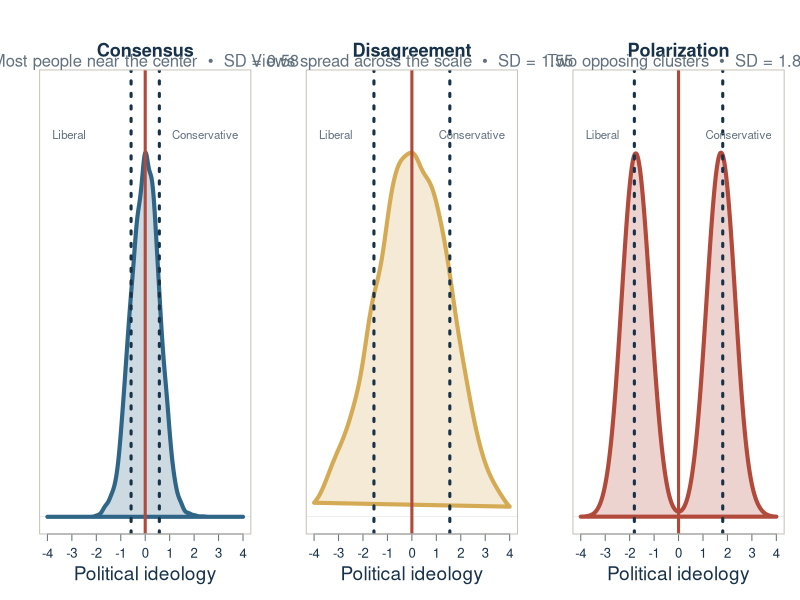
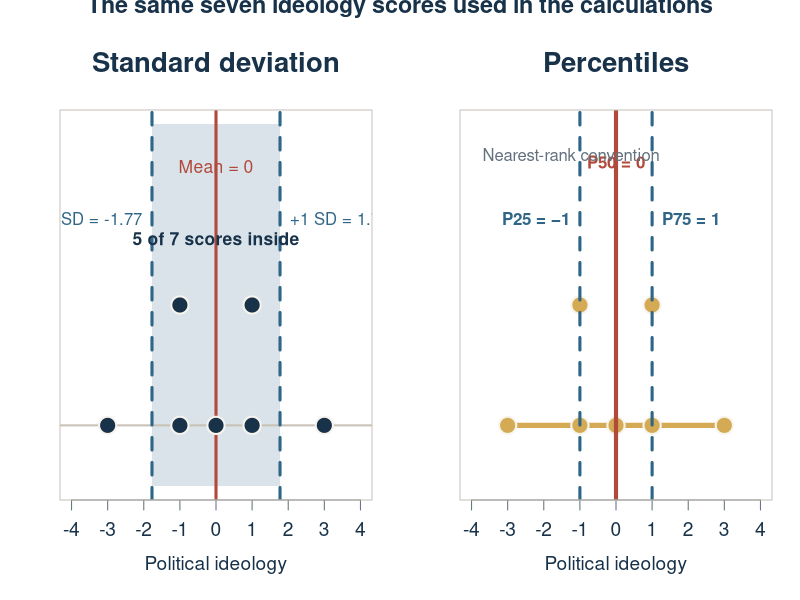
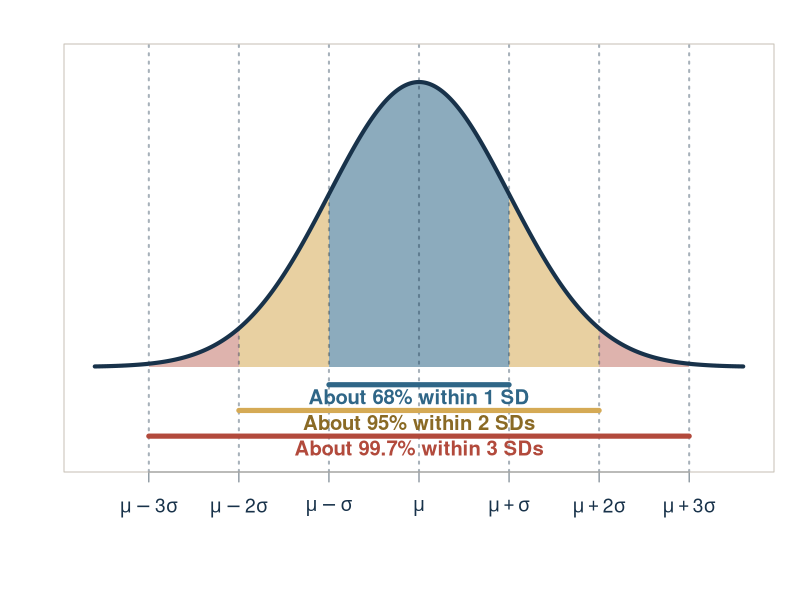
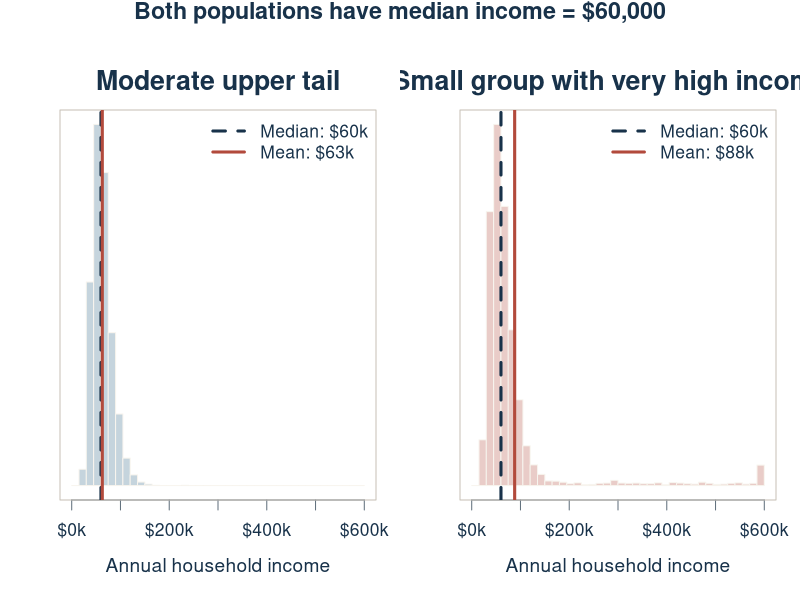

The R script that drew these images, in order:
set.seed(522)

paper <- "#f7f4ee"
navy <- "#18324a"
blue <- "#2f6687"
rust <- "#b24a3c"
gold <- "#d5aa55"
muted <- "#62717d"

dir.create("assets", showWarnings = FALSE)

draw_density <- function(x, main, subtitle, color, xlim = c(-4, 4)) {
  d <- density(x, from = xlim[1], to = xlim[2], n = 512)
  x_mean <- mean(x)
  x_sd <- sqrt(mean((x - x_mean)^2))
  plot(d, type = "n", xlim = xlim, ylim = c(0, max(d$y) * 1.18),
       axes = FALSE, xlab = "", ylab = "", main = "")
  polygon(d$x, d$y, col = adjustcolor(color, alpha.f = 0.24), border = color, lwd = 4)
  abline(v = x_mean, col = rust, lwd = 3)
  abline(v = x_mean + c(-1, 1) * x_sd, col = navy, lwd = 3, lty = 3)
  axis(1, at = -4:4, labels = -4:4, col.axis = navy, col = muted, cex.axis = 1.2)
  axis(2, labels = FALSE, tick = FALSE, col = muted)
  box(col = "#c8c2b7")
  title(main = main, col.main = navy, font.main = 2, cex.main = 1.65, line = 1)
  mtext(sprintf("%s  •  SD = %.2f", subtitle, x_sd),
        side = 3, line = 0.05, col = muted, cex = 1.0)
  mtext("Political ideology", side = 1, line = 2.7, col = navy, cex = 1.15)
  text(-3.8, max(d$y) * 1.05, "Liberal", adj = 0, col = muted, cex = 1.05)
  text(3.8, max(d$y) * 1.05, "Conservative", adj = 1, col = muted, cex = 1.05)
}

n <- 5000
consensus <- rnorm(n, 0, 0.58)
dispersed <- rnorm(n, 0, 1.55)
polarized <- c(rnorm(n / 2, -1.75, 0.48), rnorm(n / 2, 1.75, 0.48))
consensus <- consensus - mean(consensus)
dispersed <- dispersed - mean(dispersed)
polarized <- polarized - mean(polarized)

png("assets/political-beliefs-same-mean.png", width = 1800, height = 720, res = 150, bg = paper)
par(mfrow = c(1, 3), mar = c(5, 3, 4.5, 1.2), oma = c(0, 0, 0.8, 0), family = "sans")
draw_density(consensus, "Consensus", "Most people near the center", blue)
draw_density(dispersed, "Disagreement", "Views spread across the scale", gold)
draw_density(polarized, "Polarization", "Two opposing clusters", rust)
dev.off()

ideology <- c(-3, -1, -1, 0, 1, 1, 3)
ideology_mean <- mean(ideology)
ideology_sd <- sqrt(mean((ideology - ideology_mean)^2))
nearest_rank <- function(p, x) sort(x)[ceiling(p * length(x))]
q <- vapply(c(.25, .50, .75), nearest_rank, numeric(1), x = ideology)
dots_y <- c(1, 1, 2, 1, 1, 2, 1)

png("assets/ideology-sd-percentiles.png", width = 1800, height = 780, res = 150, bg = paper)
par(mfrow = c(1, 2), mar = c(5, 3, 4.8, 1.4), oma = c(0, 0, 0.7, 0), family = "sans")

plot(NA, xlim = c(-4, 4), ylim = c(0.5, 3.5), axes = FALSE,
     xlab = "", ylab = "", main = "")
rect(-ideology_sd, 0.5, ideology_sd, 3.5, col = adjustcolor(blue, alpha.f = 0.18), border = NA)
abline(h = 1, col = "#c8c2b7", lwd = 2)
abline(v = ideology_mean, col = rust, lwd = 3)
abline(v = c(-ideology_sd, ideology_sd), col = blue, lwd = 3, lty = 2)
points(ideology, dots_y, pch = 21, bg = navy, col = paper, cex = 2.3, lwd = 2)
axis(1, at = -4:4, col.axis = navy, col = muted, cex.axis = 1.15)
axis(2, labels = FALSE, tick = FALSE, col = muted)
box(col = "#c8c2b7")
title(main = "Standard deviation", col.main = navy, font.main = 2, cex.main = 1.65)
mtext("Political ideology", side = 1, line = 2.7, col = navy, cex = 1.15)
text(0, 3.15, "Mean = 0", col = rust, cex = 1.05)
text(-ideology_sd, 2.7, sprintf("−1 SD = %.2f", -ideology_sd), pos = 2, col = blue, cex = 1.0)
text(ideology_sd, 2.7, sprintf("+1 SD = %.2f", ideology_sd), pos = 4, col = blue, cex = 1.0)
text(0, 2.55, "5 of 7 scores inside", col = navy, font = 2, cex = 1.05)

plot(NA, xlim = c(-4, 4), ylim = c(0.5, 3.5), axes = FALSE,
     xlab = "", ylab = "", main = "")
segments(-3, 1, 3, 1, col = gold, lwd = 5)
points(ideology, dots_y, pch = 21, bg = gold, col = paper, cex = 2.3, lwd = 2)
cols <- c(blue, rust, blue)
labs <- c("P25 = −1", "P50 = 0", "P75 = 1")
for (i in seq_along(q)) {
  abline(v = q[i], col = cols[i], lwd = ifelse(i == 2, 4, 3), lty = ifelse(i == 2, 1, 2))
  text(q[i], 3.05 - .35 * (i %% 2), labs[i], col = cols[i],
       font = 2, cex = 1.02, pos = ifelse(i < 2, 2, ifelse(i > 2, 4, 3)))
}
axis(1, at = -4:4, col.axis = navy, col = muted, cex.axis = 1.15)
axis(2, labels = FALSE, tick = FALSE, col = muted)
box(col = "#c8c2b7")
title(main = "Percentiles", col.main = navy, font.main = 2, cex.main = 1.65)
mtext("Political ideology", side = 1, line = 2.7, col = navy, cex = 1.15)
text(-3.7, 3.25, "Nearest-rank convention", adj = 0, col = muted, cex = 1.0)

mtext("The same seven ideology scores used in the calculations", outer = TRUE,
      side = 3, line = -0.15, col = navy, font = 2, cex = 1.4)
dev.off()

# Empirical rule for an approximately normal distribution.
x_norm <- seq(-3.6, 3.6, length.out = 1200)
y_norm <- dnorm(x_norm)
band_col <- function(z) {
  ifelse(abs(z) <= 1, adjustcolor(blue, alpha.f = .55),
         ifelse(abs(z) <= 2, adjustcolor(gold, alpha.f = .55),
                ifelse(abs(z) <= 3, adjustcolor(rust, alpha.f = .42), adjustcolor(muted, alpha.f = .12))))
}

png("assets/normal-sd-empirical-rule.png", width = 1800, height = 820, res = 150, bg = paper)
par(mar = c(6.4, 3.2, 2.2, 1.3), family = "sans")
plot(x_norm, y_norm, type = "n", axes = FALSE, xlab = "", ylab = "",
     xlim = c(-3.65, 3.65), ylim = c(-.125, .43))
for (i in seq_len(length(x_norm) - 1)) {
  polygon(c(x_norm[i], x_norm[i], x_norm[i + 1], x_norm[i + 1]),
          c(0, y_norm[i], y_norm[i + 1], 0),
          col = band_col((x_norm[i] + x_norm[i + 1]) / 2), border = NA)
}
lines(x_norm, y_norm, col = navy, lwd = 4)
abline(v = -3:3, col = adjustcolor(navy, alpha.f = .38), lty = 3, lwd = 2)
axis(1, at = -3:3,
     labels = c(expression(mu-3*sigma), expression(mu-2*sigma), expression(mu-sigma),
                expression(mu), expression(mu+sigma), expression(mu+2*sigma), expression(mu+3*sigma)),
     col.axis = navy, col = muted, cex.axis = 1.15, padj = .5)
axis(2, labels = FALSE, tick = FALSE, col = muted)
box(col = "#c8c2b7")

segments(-1, -.025, 1, -.025, col = blue, lwd = 5)
text(0, -.041, "About 68% within 1 SD", col = blue, font = 2, cex = 1.22)
segments(-2, -.061, 2, -.061, col = gold, lwd = 5)
text(0, -.077, "About 95% within 2 SDs", col = "#8A6A25", font = 2, cex = 1.22)
segments(-3, -.097, 3, -.097, col = rust, lwd = 5)
text(0, -.113, "About 99.7% within 3 SDs", col = rust, font = 2, cex = 1.22)
dev.off()

base_income <- rlnorm(n, meanlog = log(60000), sdlog = 0.32)
top_heavy <- c(rlnorm(round(n * 0.94), meanlog = log(56000), sdlog = 0.38),
               rlnorm(round(n * 0.06), meanlog = log(420000), sdlog = 0.55))
base_income <- base_income * 60000 / median(base_income)
top_heavy <- top_heavy * 60000 / median(top_heavy)

draw_income <- function(x, main, color) {
  cap <- 600000
  breaks <- seq(0, cap, by = 15000)
  h <- hist(pmin(x, cap), breaks = breaks, plot = FALSE)
  plot(h, freq = FALSE, col = adjustcolor(color, alpha.f = 0.28), border = paper,
       axes = FALSE, xlab = "", ylab = "", main = "", xlim = c(0, cap))
  axis(1, at = seq(0, cap, by = 100000),
       labels = paste0("$", seq(0, 600, by = 100), "k"), col.axis = navy,
       col = muted, cex.axis = 1.05)
  axis(2, labels = FALSE, tick = FALSE, col = muted)
  box(col = "#c8c2b7")
  abline(v = median(x), col = navy, lwd = 3, lty = 2)
  abline(v = mean(x), col = rust, lwd = 3)
  title(main = main, col.main = navy, font.main = 2, cex.main = 1.6, line = 1)
  mtext("Annual household income", side = 1, line = 2.8, col = navy, cex = 1.15)
  legend("topright",
         legend = c(sprintf("Median: $%dk", round(median(x) / 1000)),
                    sprintf("Mean: $%dk", round(mean(x) / 1000))),
         col = c(navy, rust), lty = c(2, 1), lwd = 3, bty = "n", cex = 1.05,
         text.col = navy)
}

png("assets/income-same-median.png", width = 1800, height = 760, res = 150, bg = paper)
par(mfrow = c(1, 2), mar = c(5, 3, 4.5, 1.2), oma = c(0, 0, 1, 0), family = "sans")
draw_income(base_income, "Moderate upper tail", blue)
draw_income(top_heavy, "Small group with very high incomes", rust)
mtext("Both populations have median income = $60,000", outer = TRUE, side = 3,
      line = -0.15, col = navy, font = 2, cex = 1.4)
dev.off()
